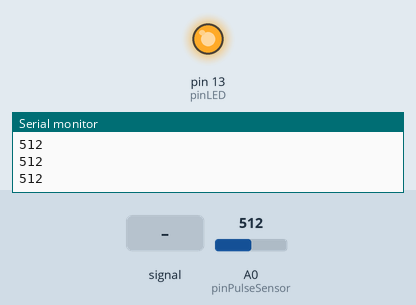
Recording of a sketch running on a simulated Arduino Uno, built with avr-gcc and run on an emulated ATmega328P. Shown: output pins drawn as LEDs (lit = HIGH), the last lines printed to the serial monitor. Dashed ring = blinking. The test bench sets the inputs (shaded band); at power-on: A0 (pinPulseSensor) = 512.

Above: at 1.2 s.
1.3 s: A0 (pinPulseSensor) fed a 200 Hz sine of ±81 counts around its level
At 1.63 s:
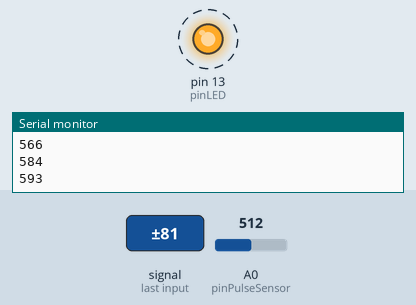
4.3 s: A0 (pinPulseSensor) set to 716
At 4.3 s:
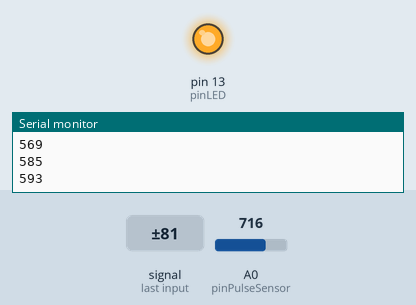
5.8 s: A0 (pinPulseSensor) set to 512
7.3 s: A0 (pinPulseSensor) set to 487
At 7.7 s:
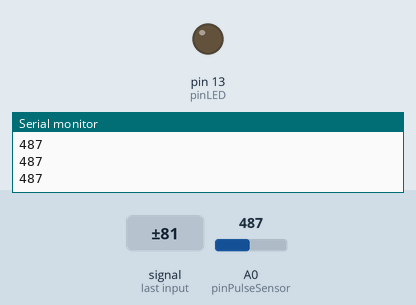
8.8 s: A0 (pinPulseSensor) set to 510
At 10.1 s:
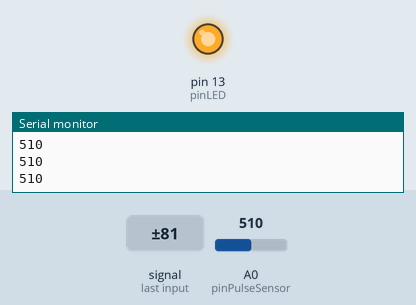
Timing chart, 0 to 11.3 s (numbered marks = the images above; inputs shaded):
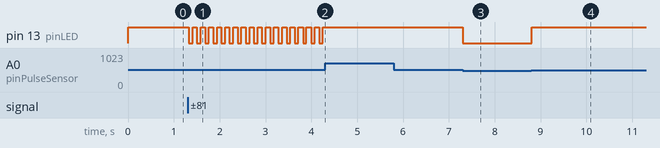

Measured:
- the behaviour switches between 501 and 500 on A0 (pinPulseSensor) (found by bisection; images 2 and 3)
- after the input at 1.3 s, pin 13 (pinLED): alternates HIGH for 0.10 s and LOW for 0.08 s, starting at once
- after the input at 4.3 s, pin 13 (pinLED): stops changing and stays HIGH
- after the input at 7.3 s, pin 13 (pinLED): HIGH → LOW at once
- after the input at 8.8 s, pin 13 (pinLED): LOW → HIGH at once

The sketch:

PulseSensor_BPM.ino
```cpp
int pinPulseSensor = A0;
int pinLED = 13;

int Sinyal;
int Threshold = 500;

void setup()
{
  Serial.begin(9600);
  pinMode(pinLED, OUTPUT);
}

void loop()
{
  Sinyal = analogRead(pinPulseSensor);
  Serial.println(Sinyal);

  if(Sinyal > Threshold)
  {
    digitalWrite(pinLED, HIGH);
  }
  else
  {
    digitalWrite(pinLED,LOW);
  }
  delay(10);
}
```
